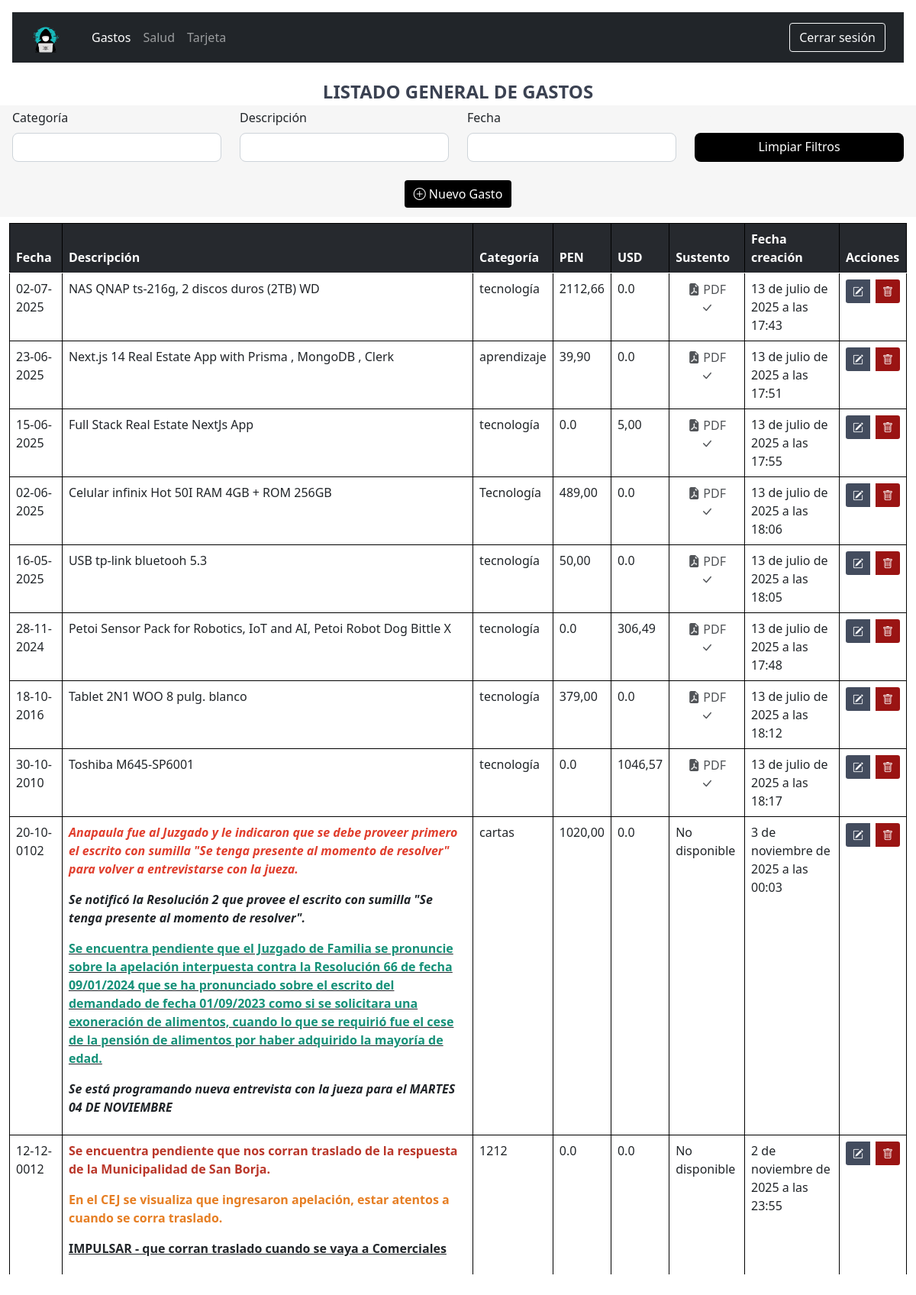
The app's page /gastos/lista/ (signed in), older data.
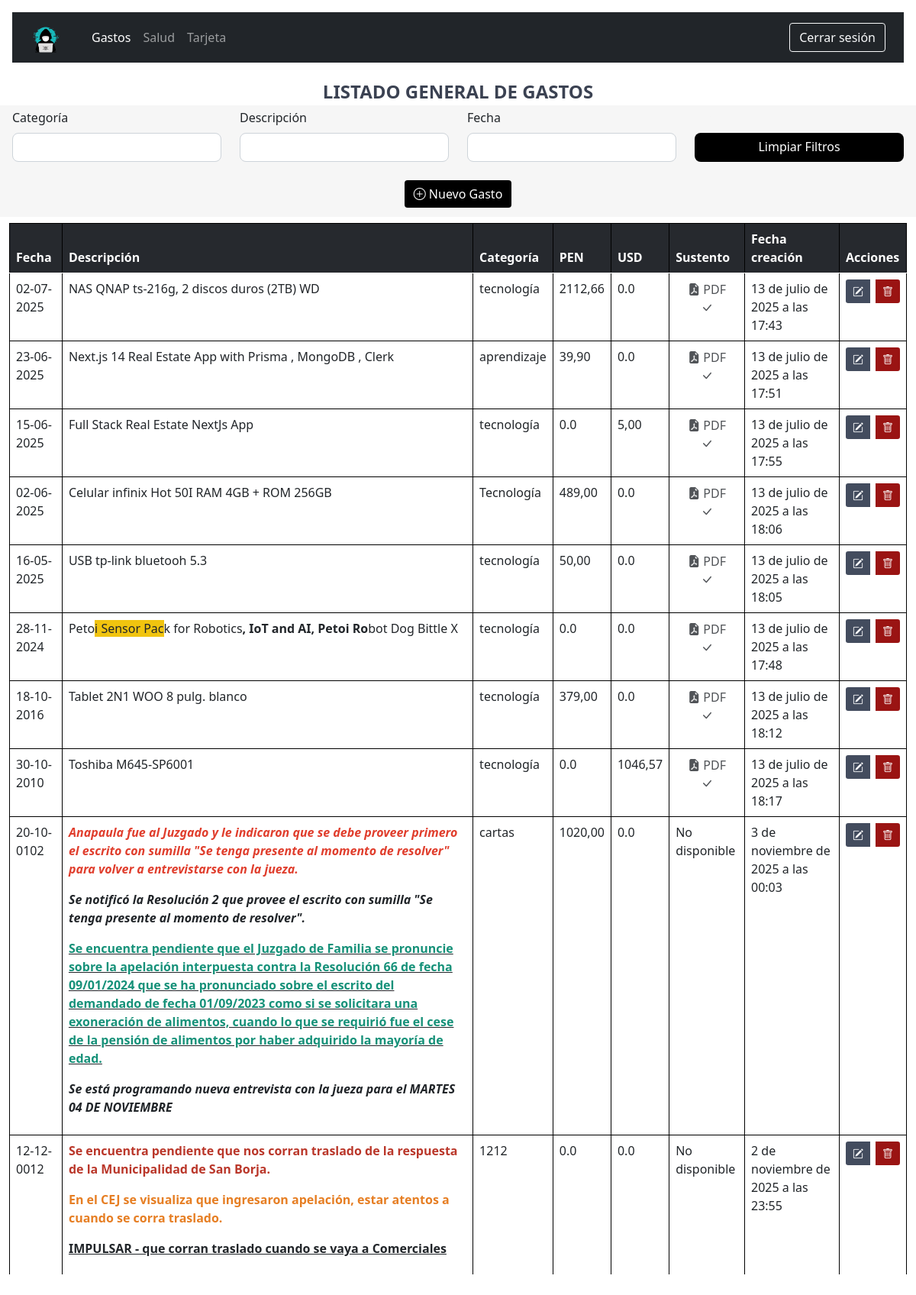
The same page, newer data.
### gastos_generales/models.py (models this page shows, shortened)
class Gasto(models.Model):
    descripcion = HTMLField()
    categoria = models.CharField(max_length=50)
    soles = models.DecimalField(max_digits=10, decimal_places=2, blank=True, null=True)
    dolares = models.DecimalField(max_digits=10, decimal_places=2, blank=True, null=True)
    sustento = models.FileField(upload_to='files/gastos_generales/', blank=True, null=True)
    fecha = models.DateField()
    creado_en = models.DateTimeField(auto_now_add=True)
    actualizado_en = models.DateTimeField(auto_now=True)
    class Meta:
            db_table = 'gasto'

### gastos_generales/views.py (the view, shortened to what this page needs)
# urls.py: path('lista/', views.lista_gasto, name='lista_gasto'),
@login_required
def lista_gasto(request):
    form = GastoForm()
    gastos_generales = Gasto.objects.all().order_by('-fecha')
    return render(request, 'gastos_generales/home.html', {
        'form': form,
        'gastos_generales': gastos_generales,
    })

### gastos_generales/forms.py
class GastoForm(forms.ModelForm):
    class Meta:
        model = Gasto
        fields = '__all__'
        widgets = {
            'descripcion': TinyMCE(attrs={'cols': 80, 'rows': 10}),
            'fecha': forms.DateInput(attrs={'type': 'date'}),
        }
    def __init__(self, *args, **kwargs):
        super().__init__(*args, **kwargs)
        for name, field in self.fields.items():
            field.widget.attrs['class'] = 'form-control'
            field.widget.attrs['autocomplete'] = 'off'

### templates/gastos_generales/home.html (shortened to what this page needs)
{% extends "base.html" %}
{% load static %}
{% block body %}
{% include "../components/navbar.html" %}
<div style="text-align: center; margin-top: 20px;">
    <div style="font-weight: bold; font-size: 24px; color: #3b4252;">
        LISTADO GENERAL DE GASTOS
    </div>
</div>
<div class="px-3 py-1" style="background-color: #f6f6f6;">
    <div class="row mb-3">
        <div class="col">
            <label class="form-label">Categoría</label>
            <input type="text" class="form-control filter-input" data-column="0">
        </div>
        <div class="col">
            <label class="form-label">Descripción</label>
            <input type="text" class="form-control filter-input" data-column="0">
        </div>
        <div class="col">
            <label class="form-label">Fecha</label>
            <input type="text" class="form-control filter-input" data-column="1">
        </div>
        <div class="col">
            <label class="form-label" style="color: #f6f6f6;">Limpiar</label>
            <a href="#" id="clearFilters" class="form-control btn btn-secondary text-center"
                style="background-color: #000; border: none; line-height: 25px;">Limpiar
                Filtros</a>
        </div>
    </div>
    <center>
        <button type="button" class="btn text-white my-2" style="background-color: #000; border: none;"
            data-bs-toggle="modal" data-bs-target="#documentModal">
            <i class="bi bi-plus-circle"></i> Nuevo Gasto
        </button>
    </center>
</div>
<div class="container mt-2" style="max-width: 100%;">
    <div class="table-container" style="max-height: 70vh; overflow-y: auto; overflow-x: auto;">
        <table class="table table-hover table-bordered-gray" id="documentsTable">
            <thead style="position: sticky; top: 0; z-index: 1;">
                <tr style="background-color: #26292E;">
                    <th style="color: white;">Fecha</th>
                    <th style="color: white;">Descripción</th>
                    <th style="color: white;">Categoría</th>
                    <th style="color: white;">PEN</th>
                    <th style="color: white;">USD</th>
                    <th style="color: white;">Sustento</th>
                    <th style="color: white;">Fecha creación</th>
                    <th style="color: white;">Acciones</th>
                </tr>
            </thead>
            <tbody>
                {% for gg in gastos_generales %}
                <tr>
                    <td>{{ gg.fecha|date:"d-m-Y" }}</td>
                    <td>{{ gg.descripcion|default:''|safe }}</td>
                    <td>{{ gg.categoria|default:''}}</td>
                    <td>{{ gg.soles|default:'0.0' }}</td>
                    <td>{{ gg.dolares|default:'0.0' }}</td>
                    <td>
                        {% if gg.sustento %}
                        <button type="button"
                            style="background: none; border: none; color: #515458; text-decoration: none; cursor: pointer;"
                            data-bs-toggle="modal" data-bs-target="#pdfViewerModal" data-pdf-url="{{ gg.sustento.url }}"
                            class="ver-pdf-btn">
                            <i class="bi bi-file-earmark-pdf-fill"></i> PDF <i class="bi bi-check-lg"></i>
                        </button>
                        {% else %}
                        No disponible
                        {% endif %}
                    </td>
                    <td>{{ gg.creado_en|default:"" }}</td>
                    <td class="action-column">
                        <div class="btn-group" role="group">
                            <button type="button" class="btn btn-sm text-white me-2 btn-editar"
                                style="background-color: #434c5e;" data-bs-toggle="modal"
                                data-bs-target="#editGastoModal" data-id="{{ gg.id }}"
                                data-fecha="{{ gg.fecha|date:'Y-m-d' }}"
                                data-descripcion="{{ gg.descripcion|default_if_none:'' }}"
                                data-categoria="{{ gg.categoria|default_if_none:'' }}"
                                data-sustento="{% if gg.sustento and gg.sustento.name %}{{ gg.sustento.url }}{% endif %}"
                                data-soles="{{ gg.soles|default_if_none:'' }}"
                                data-dolares="{{ gg.dolares|default_if_none:'' }}">
                                <i class="bi bi-pencil-square"></i>
                            </button>
                            <a href="{% url 'gastos_generales:eliminar_gasto' gg.id %}"
                                class="btn btn-sm text-white btnEliminar" style="background-color: #9a1413;"
                                title="Eliminar">
                                <i class="bi bi-trash"></i>
                            </a>
                        </div>
                    </td>
                </tr>
                {% endfor %}
            </tbody>
        </table>
    </div>
</div>
{% endblock %}

### templates/base.html (shortened to what this page needs)
{% load static %}
<!DOCTYPE html>
<html lang="es">
<head>
    <link href="https://cdn.jsdelivr.net/npm/bootstrap@5.0.2/dist/css/bootstrap.min.css" rel="stylesheet"
>
    <link rel="stylesheet" href="https://cdn.jsdelivr.net/npm/bootstrap-icons@1.13.1/font/bootstrap-icons.min.css">
</head>
<body>
    {% block body %}
    {% endblock %}
</body style="font-family: 'Poppins', sans-serif;">
</html>

### templates/components/navbar.html (shortened to what this page needs)
{% load static %}
<nav class="navbar navbar-expand-lg navbar-dark bg-dark px-4 my-3 mx-3">
    <a class="navbar-brand d-flex align-items-center" href="#">
        <img src="{% static 'images/user.png' %}" alt="Logo" height="40" class="me-3">
    </a>
    <div class="collapse navbar-collapse" id="navbarContent">
        <ul class="navbar-nav me-auto mb-2 mb-lg-0">
            <li class="nav-item">
                <a class="nav-link active" href="#">Gastos</a>
            </li>
            <li class="nav-item">
                <a class="nav-link" href="#">Salud</a>
            </li>
            <li class="nav-item">
                <a class="nav-link" href="#">Tarjeta</a>
            </li>
        </ul>
        <form method="post" action="{% url 'logout' %}">
            <button class="btn btn-outline-light" type="submit">Cerrar sesión</button>
        </form>
    </div>
</nav>

### templates/gastos_generales/home.html (style rules this page uses)
.form-control { border-radius: 0.5rem; height: 38px; }
label.form-label { font-weight: 500; }
.table-bordered-gray { border: 1px solid #000; border-collapse: collapse; }
.table-bordered-gray th, .table-bordered-gray td { border: 1px solid #000; }

Row changes from the older to the newer data that the page shows:
changed Gasto: descripcion "Petoi Sensor Pack for Robotics, IoT and AI, Petoi Robot Dog Bittle X" → "Peto i Sensor Pac k for Robotics , IoT and AI, Petoi Ro bot Dog Bittle X"; dolares "306,49" → "0.0"
